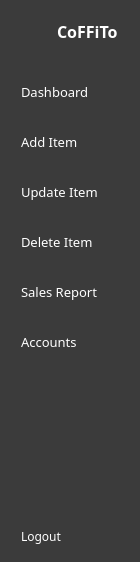
   <widget class="QWidget" name="word_iicon" native="true">
    <property name="geometry">
     <rect>
      <x>52</x>
      <y>0</y>
      <width>140</width>
      <height>562</height>
     </rect>
    </property>
    <property name="styleSheet">
     <string notr="true">QWidget{
	background-color:rgb(59,59,59);
}
QPushButton{
	color:rgb(255,255,255);
	text-align:left;
	height:30px;
	border:none;
	padding-left:10px;
	border-top-left-radius:10px;
	border-bottom-left-radius:10px;
}
QPushButton:checked{
	background-color: #ECECEC;
	color: #FF8C18;
	font-weight:bold;
}
QLabel{
	color:rgb(255,255,255);
}
</string>
    </property>
    <layout class="QVBoxLayout" name="verticalLayout_4">
     <property name="rightMargin">
      <number>0</number>
     </property>
     <item>
      <layout class="QHBoxLayout" name="horizontalLayout_3">
       <property name="rightMargin">
        <number>20</number>
       </property>
       <item>
        <widget class="QLabel" name="label_2">
         <property name="minimumSize">
          <size>
           <width>40</width>
           <height>40</height>
          </size>
         </property>
         <property name="maximumSize">
          <size>
           <width>40</width>
           <height>31</height>
          </size>
         </property>
         <property name="text">
          <string/>
         </property>
         <property name="pixmap">
          <pixmap resource="resource1.qrc">:/iCons/icons/Green Simple Monoline Badge CK Letter Logo (3).png</pixmap>
         </property>
         <property name="scaledContents">
          <bool>true</bool>
         </property>
        </widget>
       </item>
       <item>
        <widget class="QLabel" name="label_3">
         <property name="font">
          <font>
           <family>Poppins</family>
           <pointsize>12</pointsize>
           <bold>true</bold>
          </font>
         </property>
         <property name="text">
          <string>CoFFiTo</string>
         </property>
        </widget>
       </item>
      </layout>
     </item>
     <item>
      <layout class="QVBoxLayout" name="verticalLayout_2">
       <property name="spacing">
        <number>20</number>
       </property>
       <property name="topMargin">
        <number>20</number>
       </property>
       <item>
        <widget class="QPushButton" name="dashboard2">
         <property name="font">
          <font>
           <family>Poppins</family>
           <pointsize>10</pointsize>
          </font>
         </property>
         <property name="text">
          <string>Dashboard</string>
         </property>
         <property name="icon">
          <iconset resource="resource1.qrc">
           <normaloff>:/iCons/icons/icons8-coffee-40.png</normaloff>
           <normalon>:/iCons/icons/icons8-coffee0-40.png</normalon>:/iCons/icons/icons8-coffee-40.png</iconset>
         </property>
         <property name="iconSize">
          <size>
           <width>20</width>
           <height>20</height>
          </size>
         </property>
         <property name="checkable">
          <bool>true</bool>
         </property>
         <property name="autoExclusive">
          <bool>true</bool>
         </property>
        </widget>
       </item>
       <item>
        <widget class="QPushButton" name="add_item2">
         <property name="font">
          <font>
           <family>Poppins</family>
           <pointsize>10</pointsize>
          </font>
         </property>
         <property name="text">
          <string>Add Item</string>
         </property>
         <property name="icon">
          <iconset resource="resource1.qrc">
           <normaloff>:/iCons/icons/icons8-add-folder-40.png</normaloff>
           <normalon>:/iCons/icons/icons8-add-40.png</normalon>:/iCons/icons/icons8-add-folder-40.png</iconset>
         </property>
         <property name="iconSize">
          <size>
           <width>20</width>
           <height>20</height>
          </size>
         </property>
         <property name="checkable">
          <bool>true</bool>
         </property>
         <property name="autoExclusive">
          <bool>true</bool>
         </property>
        </widget>
       </item>
       <item>
        <widget class="QPushButton" name="update_item2">
         <property name="font">
          <font>
           <family>Poppins</family>
           <pointsize>10</pointsize>
          </font>
         </property>
         <property name="text">
          <string>Update Item</string>
         </property>
         <property name="icon">
          <iconset resource="resource1.qrc">
           <normaloff>:/iCons/icons/icons8-edit-40.png</normaloff>
           <normalon>:/iCons/icons/icons8-edit-40 (1).png</normalon>:/iCons/icons/icons8-edit-40.png</iconset>
         </property>
         <property name="iconSize">
          <size>
           <width>20</width>
           <height>20</height>
          </size>
         </property>
         <property name="checkable">
          <bool>true</bool>
         </property>
         <property name="autoExclusive">
          <bool>true</bool>
         </property>
        </widget>
       </item>
       <item>
        <widget class="QPushButton" name="delete_item1_2">
         <property name="font">
          <font>
           <family>Poppins</family>
           <pointsize>10</pointsize>
          </font>
         </property>
         <property name="text">
          <string>Delete Item</string>
         </property>
         <property name="icon">
          <iconset resource="resource1.qrc">
           <normaloff>:/iCons/icons/icons8-delete-40.png</normaloff>
           <normalon>:/iCons/icons/icons8-delete-40(1).png</normalon>:/iCons/icons/icons8-delete-40.png</iconset>
         </property>
         <property name="iconSize">
          <size>
           <width>20</width>
           <height>20</height>
          </size>
         </property>
         <property name="checkable">
          <bool>true</bool>
         </property>
         <property name="autoExclusive">
          <bool>true</bool>
         </property>
        </widget>
       </item>
       <item>
        <widget class="QPushButton" name="sales_report2">
         <property name="font">
          <font>
           <family>Poppins</family>
           <pointsize>10</pointsize>
          </font>
         </property>
         <property name="text">
          <string>Sales Report</string>
         </property>
         <property name="icon">
          <iconset resource="resource1.qrc">
           <normaloff>:/iCons/icons/icons8-sales-40.png</normaloff>
           <normalon>:/iCons/icons/icons8-sales-40(1).png</normalon>:/iCons/icons/icons8-sales-40.png</iconset>
         </property>
         <property name="iconSize">
          <size>
           <width>20</width>
           <height>20</height>
          </size>
         </property>
         <property name="checkable">
          <bool>true</bool>
         </property>
         <property name="autoExclusive">
          <bool>true</bool>
         </property>
        </widget>
       </item>
       <item>
        <widget class="QPushButton" name="mng_account2">
         <property name="font">
          <font>
           <family>Poppins</family>
           <pointsize>10</pointsize>
          </font>
         </property>
         <property name="text">
          <string>Accounts</string>
         </property>
         <property name="icon">
          <iconset resource="resource1.qrc">
           <normaloff>:/iCons/icons/personalization.png</normaloff>:/iCons/icons/personalization.png</iconset>
         </property>
         <property name="iconSize">
          <size>
           <width>20</width>
           <height>20</height>
          </size>
         </property>
         <property name="checkable">
          <bool>true</bool>
         </property>
         <property name="autoExclusive">
          <bool>true</bool>
         </property>
        </widget>
       </item>
      </layout>
     </item>
     <item>
      <spacer name="verticalSpacer_2">
       <property name="orientation">
        <enum>Qt::Vertical</enum>
       </property>
       <property name="sizeHint" stdset="0">
        <size>
         <width>20</width>
         <height>180</height>
        </size>
       </property>
      </spacer>
     </item>
     <item>
      <widget class="QPushButton" name="logout2">
       <property name="font">
        <font>
         <family>Poppins</family>
        </font>
       </property>
       <property name="text">
        <string>Logout</string>
       </property>
       <property name="icon">
        <iconset resource="resource1.qrc">
         <normaloff>:/iCons/icons/icons8-logout-40.png</normaloff>
         <normalon>:/iCons/icons/icons8-logouto-40.png</normalon>:/iCons/icons/icons8-logout-40.png</iconset>
       </property>
       <property name="checkable">
        <bool>true</bool>
       </property>
      </widget>
     </item>
    </layout>
   </widget>
